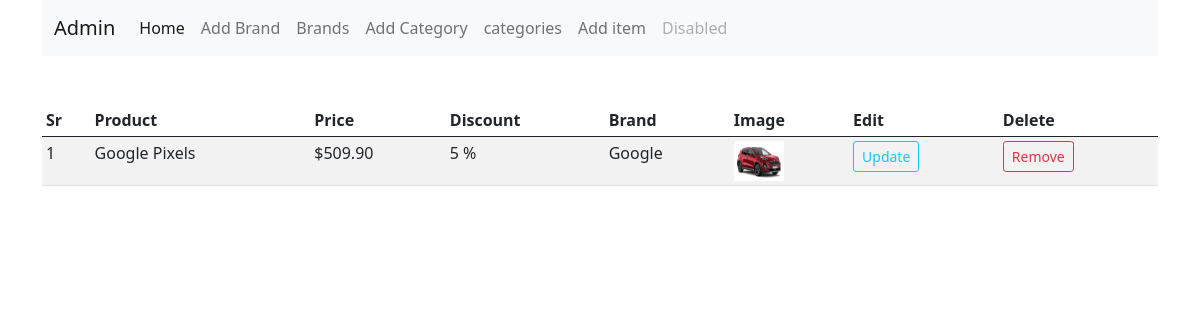
The page /admin (signed in) on the database its author committed.
### shop_app/items/models.py (models this page shows, shortened)
class VehiclePart(db.Model):
    id = db.Column(db.Integer, primary_key=True)
    name = db.Column(db.String(80), nullable=False)
    price = db.Column(db.Numeric(10,2), nullable = False)
    discount = db.Column(db.Integer,default = 0)
    stock = db.Column(db.Integer, nullable=False)
    colors = db.Column(db.Text, nullable=False)
    description = db.Column(db.Text, nullable=False)
    pub_date = db.Column(db.DateTime, nullable=False,default=datetime.utcnow)
    brand_id = db.Column(db.Integer, db.ForeignKey('brand.id'),nullable=False)
    brand = db.relationship('Brand',backref=db.backref('brands', lazy=True))
    category_id = db.Column(db.Integer, db.ForeignKey('category.id'),nullable=False)
    category = db.relationship('Category',backref=db.backref('categories', lazy=True))
    image_1 = db.Column(db.String(150), nullable=False, default='image1.jpg')
    image_2 = db.Column(db.String(150), nullable=False, default='image2.jpg')
    image_3 = db.Column(db.String(150), nullable=False, default='image3.jpg')

class Brand(db.Model):
    id = db.Column(db.Integer, primary_key=True)
    name = db.Column(db.String(30), nullable=False, unique=True)

### shop_app/admin/routes.py (the view)
@app.route('/admin')
def admin():
    if 'email' not in session:
        flash('Please proceed to login page', 'danger')
        return redirect(url_for('login'))
    items = VehiclePart.query.all()
    return render_template('admin/index.html', items=items, title = 'Admin')

### shop_app/templates/admin/index.html (shortened to what this page needs)
{% extends 'base2.html' %}
{% block body %}
<div class="container">
    <nav class="navbar navbar-expand-lg navbar-light bg-light">
        <div class="container-fluid">
          <a class="navbar-brand" href="#">Admin</a>
          <div class="collapse navbar-collapse" id="navbarNavAltMarkup">
            <div class="navbar-nav">
              <a class="nav-link active" aria-current="page" href="#">Home</a>
              <a class="nav-link" href="/addNewbrand">Add Brand</a>
              <a class="nav-link" href="/brands">Brands</a>
              <a class="nav-link" href="/addcategory">Add Category</a>
              <a class="nav-link" href="/category">categories</a>
              <a class="nav-link" href="/vehiclePart">Add item</a>
              <a class="nav-link disabled" href="#" tabindex="-1" aria-disabled="true">Disabled</a>
            </div>
          </div>
        </div>
      </nav>
</div>
<div class="container mt-5">
    <table class="table table-sm table-condensed table-striped table-hover">
        <thead>
            <th>Sr</th>
            <th>Product</th>
            <th>Price</th>
            <th>Discount</th>
            <th>Brand</th>
            <th>Image</th>
            <th>Edit</th>
            <th>Delete</th>
        </thead>
        <tbody>
            {% for item in items %}
            <tr>
                <td>{{loop.index}}</td>
                <td>{{item.name}}</td>
                <td>${{item.price}}</td>
                <td>{{item.discount}} %</td>
                <td>{{item.brand.name}}</td>
                <td><img src="{{ url_for('static', filename='images/' + item.image_1)}}" alt="" width="50" height="40"></td>
                <td> <a href="{{ url_for('updateitem', id=item.id)}}" class="btn btn-sm btn-outline-info">Update</a></td>
                <td> <a href="{{ url_for('updateitem', id=item.id)}}" class="btn btn-sm btn-outline-danger">Remove</a></td>
            </tr>
            {% endfor %}
        </tbody>
    </table>
</div>
{% endblock %}

### rows shown on the page
VehiclePart: name "Google Pixels", price "509.90", discount "5", brand.name "Google", image_1 (picture)
